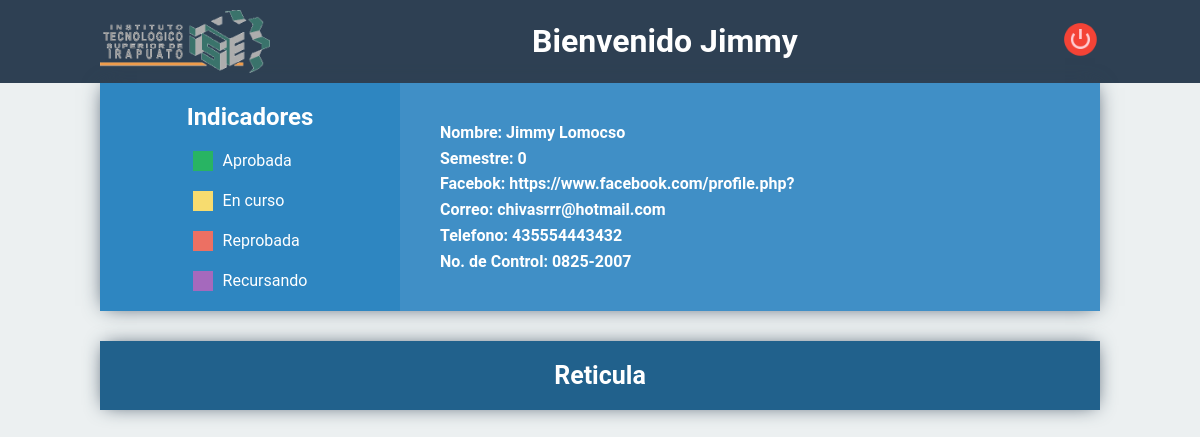
Page / (signed in) on the committed database.
### tables this page shows
CREATE TABLE `student` (
  `id` int(11) NOT NULL,
  `studid` varchar(50) NOT NULL,
  `fname` varchar(100) NOT NULL,
  `lname` varchar(100) NOT NULL,
  `face` varchar(60) NOT NULL,
  `correo` varchar(50) NOT NULL,
  `telefono` varchar(50) NOT NULL,
  `semestre_fk` int(2) NOT NULL
);

### php/usuario.php (the view, shortened to what this page needs)
<?php
	$usuario = $_SESSION["usuario"];
	include('conexion.php');
	$query = "select fname,lname,face,correo,telefono,semestre_fk,id,studid from student where studid = '$usuario'";
	$ejecuta = mysqli_query($conexion, $query);
	$datos = mysqli_fetch_row($ejecuta);
?>
<header class="headerPrincipal">
	<div class="contenedorMil">
		<div class="informacion">
			<img src="img/logo/logo.jpg" alt="Logo ITESI" class="logo" width="170">
			<h1>Bienvenido <?php echo $datos[0]; ?></h1>
			<a href="php/cerrarSesion.php"><img id="exit" src="img/icons/exit.png" alt="Salir..."></a>
		</div>
	</div>
</header>
<div class="contenedorMil">
	<article class="informacion">
		<section class="indicadores">
			<h2>Indicadores</h2>
			<div class="indicador">
				<div>
					<div class="cuadrado V"></div>
					<p>Aprobada</p>
				</div>
				<div>
					<div class="cuadrado A"></div>
					<p>En curso</p>
				</div>
				<div>
					<div class="cuadrado R"></div>
					<p>Reprobada</p>
				</div>
				<div>
					<div class="cuadrado M"></div>
					<p>Recursando</p>
				</div>
			</div>
		</section>
		<section class="infoAlumno">
			<div class="datos">
				<p class="nombre">Nombre: <?php echo $datos[0]." ".$datos[1]; ?></p>
				<p class="semestre">Semestre: <?php echo $datos[5]; ?></p>
				<p class="face">Facebok: <?php echo $datos[2]; ?></p>
				<p class="correo">Correo: <?php echo $datos[3]; ?></p>
				<p class="telefono">Telefono: <?php echo $datos[4]; ?></p>
				<p class="nControl">No. de Control: <?php echo $datos[7]; ?></p>
			</div>
		</section>
	</article>
	<article class="tablaReticula">
		<div class="headerReticula">
			<h3>Reticula</h3>
		</div>
	</article>
</div>

### rows in the picture
student: fname "Jimmy", lname "Lomocso", semestre_fk "0", face "https://www.facebook.com/profile.php?", correo "chivasrrr@hotmail.com", telefono "435554443432", studid "0825-2007"
